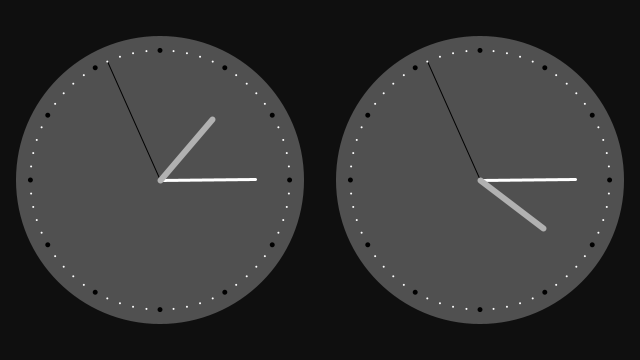
Frame 1 (no input)
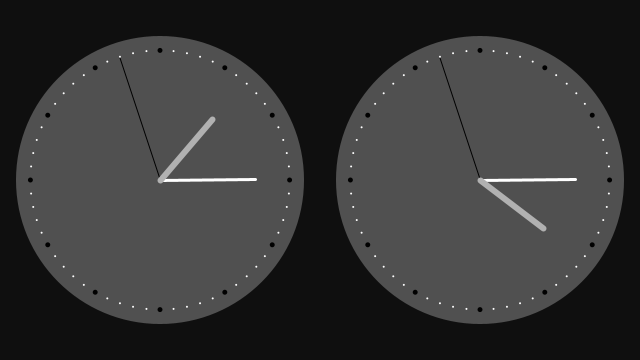
Frame 60 (the mouse pressed at the canvas centre just before this capture)
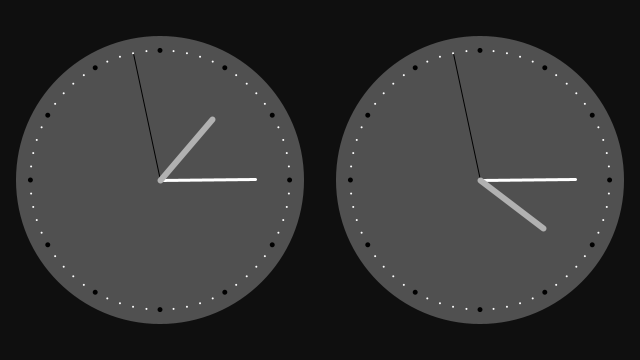
Frame 120 (the mouse held since frame 60 and released just before this capture)

The Processing sketch that drew these frames (run headless with seeded random() and noise(); from frame 60 on, the mouse is pressed at the canvas centre):

// Processing sketch: world_clock_tester
// ── world_clock_tester.pde
float cx, cy;
float secondsRadius;
float minutesRadius;
float hoursRadius;
float clockDiameter;

float hourOffset;
float canvasWidth, canvasHeight, goldenRat;

int tickSize, hourTickSize, minTickSize;

void setup() {
  //size(window.innerWidth / GoldRat, window.innerWidth / getGoldenRat() / getGoldenRat());
  size(640, 360);

  canvasWidth = width;
  canvasHeight = height;
  
  // Set radius of clock dependant on width and height.
  float radius = min(canvasWidth/2, canvasHeight) / 2;
  
  // Set lengths of hands based on radius of clock.
  secondsRadius = radius * 0.81;
  minutesRadius = radius * 0.60;
  hoursRadius = radius * 0.50;
  clockDiameter = radius * 1.8;
  
  hourOffset = -3.0f;
  
  tickSize = 0;
  hourTickSize = 5;
  minTickSize = 2;
  // Center points of canvas.
  cx = canvasWidth / 2;
  cy = canvasHeight / 2;
}

void draw() {
  
  background(15);
  // Angles for sin() and cos() start at 3 o'clock;
  // subtract HALF_PI to make them start at the top
  float s = map(second(), 0, 60, 0, TWO_PI) - HALF_PI;
  float m = map(minute() + norm(second(), 0, 60), 0, 60, 0, TWO_PI) - HALF_PI; 
  float h = (map(hour() + norm(minute(), 0, 60), 0, 24, 0, TWO_PI * 2) - HALF_PI);
  float h2 = h + (hourOffset * 0.5f);  

    pushMatrix();
    translate(-1*(canvasWidth/4), 0);
    drawClock1(h2, m, s, cx, cy);
    translate(canvasWidth/2, 0);
    drawClock1(h, m, s, cx, cy);
    popMatrix();

  
  // Draw the hands of the clock
}

void drawClock1(float h, float m, float s, float cx, float cy){
  fill(80);
  noStroke();
  
  // Draw the clock background
  ellipse(cx, cy, clockDiameter, clockDiameter);
  stroke(0);
  // The second hand.
  strokeWeight(1);
  line(cx, cy, cx + cos(s) * secondsRadius, cy + sin(s) * secondsRadius);
  stroke(255);
  // The minute hand.
  strokeWeight(3);
  line(cx, cy, cx + cos(m) * minutesRadius, cy + sin(m) * minutesRadius);
  // The hour hand.
  stroke(177);
  strokeWeight(6);
  line(cx, cy, cx + cos(h) * hoursRadius, cy + sin(h) * hoursRadius);
  
  // Draw the minute ticks
  for (int a = 0; a < 360; a+=6) {
    
    if(a%5 == 0){
    noStroke();
    fill(0);
    tickSize = hourTickSize;
    }
    else {
    noStroke();
    
    fill(255);
    tickSize = minTickSize;    
    }
    
    float angle = radians(a);
    float x = cx + cos(angle) * secondsRadius;
    float y = cy + sin(angle) * secondsRadius;
    ellipse(x, y, tickSize, tickSize);
  }
}
float getGoldenRat(){
  float returnRat = (1 + sqrt(5))/2;
  return returnRat;
}
